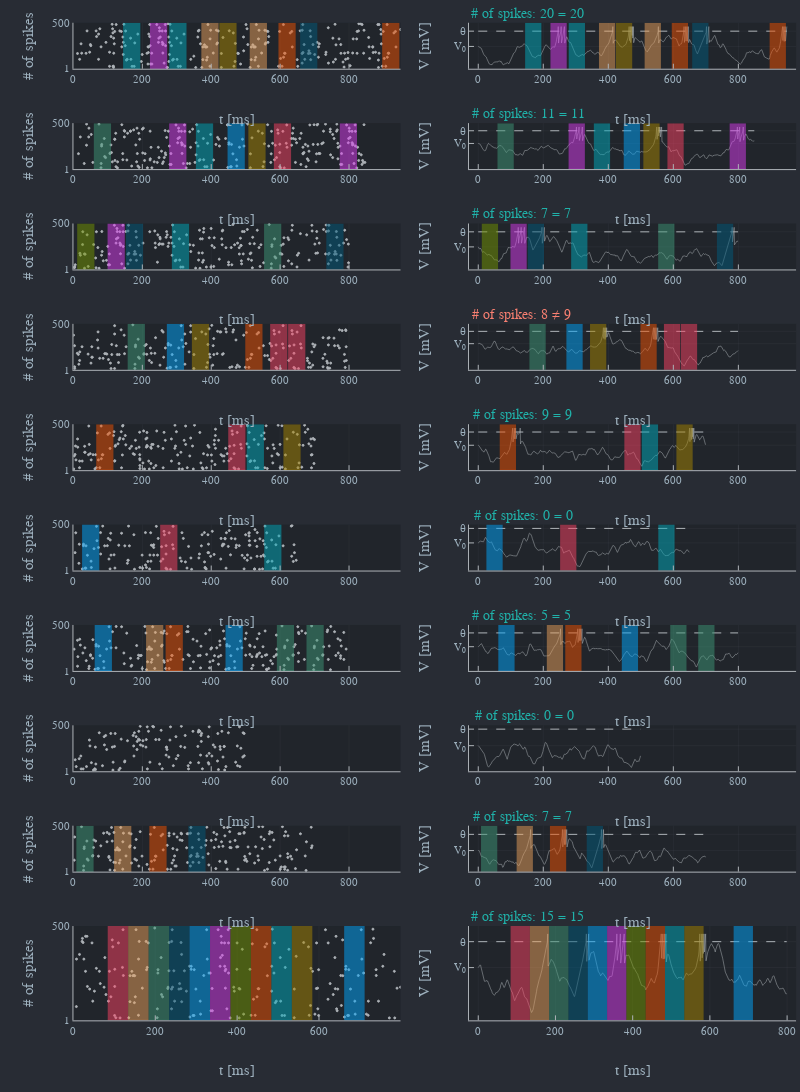

Notebook source saved alongside this figure:
### Markdown cell above
#### Plot

### Code cell
inp_plots = [PlotInputs(test_samples[i].x, events = test_events[i], reduce_afferents = neur_disp)
             for i = 1:length(test_samples)]
train_plots = [PlotPotential(tmp, out = out_a[i].V, N = length(out_a[i].spikes), 
                             N_t = test_samples[i].y,
                             t = test_samples[i].t, events = test_events[i])
               for i = 1:length(test_samples)]
ip = plot(inp_plots[1:(end - 1)]..., layout = (length(inp_plots) - 1, 1), link = :all)
tp = plot(train_plots[1:(end - 1)]..., layout = (length(train_plots) - 1, 1), link = :all)
p = plot(ip, tp, layout = (1, 2), link = :all)
pe = plot(inp_plots[end], train_plots[end], layout = (1, 2), link = :all)
plot(p, pe, layout = grid(2, 1, heights = [1 - 1/length(inp_plots), 1/length(inp_plots)]), 
     left_margin = 8mm, bottom_margin = 12mm, fmt = :svg)
